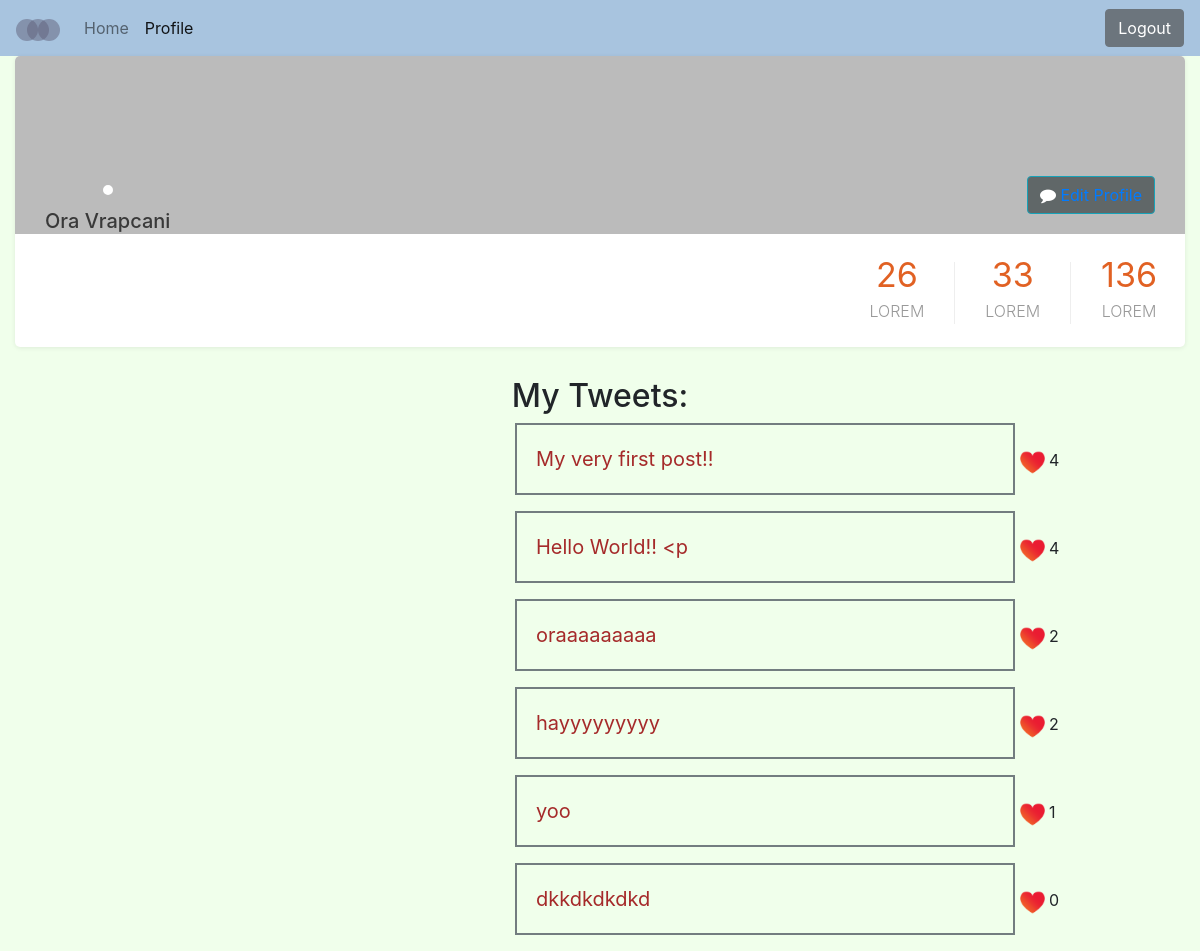
The page /user_profile/2 on the database its author committed.
### daily_tweet/models.py (models this page shows)
class User(models.Model):
    first_name = models.CharField(max_length=255)
    last_name = models.CharField(max_length=255)
    email = models.CharField(max_length=255)
    password = models.CharField(max_length=255)
    created_at = models.DateTimeField(auto_now_add=True)
    updated_at = models.DateTimeField(auto_now=True)
    objects = UserManager()

class Wall_Message(models.Model):
    message = models.CharField(max_length=255)
    poster = models.ForeignKey(User, related_name='user_messages', on_delete=models.CASCADE)
    user_likes = models.ManyToManyField(User, related_name='liked_posts')

### daily_tweet/views.py (the view)
# urls.py: path('user_profile/<int:id>', views.profile),
def profile(request, id):
    context = {
        'logged1': User.objects.get(id=id),
        'user': User.objects.get(id=id)
    }
    return render(request, 'profile.html', context)

### daily_tweet/templates/profile.html (shortened to what this page needs)
<!DOCTYPE html>
<html lang="en">
<head>
    {% load static %}
    <link href="https://maxcdn.bootstrapcdn.com/font-awesome/4.7.0/css/font-awesome.min.css" rel="stylesheet">
    <link rel="stylesheet" href="https://stackpath.bootstrapcdn.com/bootstrap/4.1.3/css/bootstrap.min.css"
>
    <link rel="stylesheet" href="{% static 'style4.css' %}" />
</head>
<body>
    <nav class="navbar navbar-expand-lg navbar-light bg-light">
        <a class="navbar-brand" href="#"><img src="{% static 'img/logo.svg' %}"></a>
        <div class="collapse navbar-collapse" id="navbarTogglerDemo02">
            <ul class="navbar-nav mr-auto mt-2 mt-lg-0">
                <li class="nav-item">
                    <a class="nav-link" href="/success">Home</a>
                </li>
                <li class="nav-item active">
                    <a class="nav-link" href="#">Profile <span class="sr-only">(current)</span></a>
                </li>
            </ul>
            <button type="button" class="btn btn-secondary"><a href="/log_out">Logout</a></button>
        </div>
    </nav>
    <div class="container">
        <div class="col-lg-15">
            <div class="panel profile-cover">
                <div class="profile-cover__img">
                    <img src="https://bootdey.com/img/Content/avatar/avatar6.png" alt="" />
                    <h3 class="h3">{{logged1.first_name}} {{logged1.last_name}}</h3>
                </div>
                <div class="profile-cover__action bg--img" data-overlay="0.3">
                    <button class="btn btn-rounded btn-info">
                        <i class="fa fa-comment"></i>
                        <span><a href="/edit_profile/{{user.id}}">Edit Profile</a></span>
                    </button>
                </div>
                <div class="profile-cover__info">
                    <ul class="nav">
                        <li><strong>26</strong>lorem</li>
                        <li><strong>33</strong>lorem</li>
                        <li><strong>136</strong>lorem</li>
                    </ul>
                </div>
            </div>
        </div>
        <h2>My Tweets:</h2>
        {% for post in user.user_messages.all %}
        <p class="ww">{{post.message}}</p>
        <img id="heart" src="{% static 'img/unnamed.png' %}"></a>
        {{ post.user_likes.count }}
        {% endfor %}
    </div>
</body>
</html>

### daily_tweet/static/style4.css (style rules this page uses)
body { background:#f0ffeb; }
.bg-light { background-color: #a8c4df!important; }
.profile-cover { position: relative; z-index: 0; }
@media (min-width: 1200px) { .container { max-width: 2140px; } }
.panel { margin-bottom: 30px; color: #696969; background-color: #fff; border-radius: 5px; box-shadow: 0 1px 5px rgba(0, 0, 0, 0.08); }
.profile-cover__action { display: -ms-flexbox; display: -webkit-box; display: flex; padding: 120px 30px 10px 153px; border-radius: 5px 5px 0 0; -ms-flex-wrap: wrap; flex-wrap: wrap; -ms-flex-pack: end; -webkit-box-pack: end; justify-content: flex-end; overflow: hidden; background-color: #bbbbbb; background-size: cover; }
.profile-cover__action > .btn { margin-left: 10px; margin-bottom: 10px; }
.profile-cover__img { position: absolute; top: 120px; left: 30px; text-align: center; z-index: 1; }
.profile-cover__img > img { max-width: 120px; border: 5px solid #fff; border-radius: 50%; }
.profile-cover__img > .h3 { color: #393939; font-size: 20px; line-height: 30px; }
.profile-cover__img > img + .h3 { margin-top: 6px; }
.profile-cover__info .nav { margin-right: 28px; padding: 15px 0 10px 170px; color: #999; font-size: 16px; line-height: 26px; font-weight: 300; text-align: center; text-transform: uppercase; -ms-flex-pack: end; -webkit-box-pack: end; justify-content: flex-end; }
.profile-cover__info .nav li { margin-top: 13px; margin-bottom: 13px; }
.profile-cover__info .nav li:not(:first-child) { margin-left: 30px; padding-left: 30px; border-left: 1px solid #eee; }
.profile-cover__info .nav strong { display: block; margin-bottom: 10px; color: #e16123; font-size: 34px; }
@media (min-width: 481px) { .profile-cover__action > .btn { min-width: 125px; } }
@media (min-width: 481px) { .profile-cover__action > .btn > span { display: inline-block; } }
.btn-info { color: white; background-color: #606768; }
.btn-secondary { color: #fff; background-color: #6c757d; border-color: #6c757d; }
.btn-secondary a { color: white; }
.ww { border: 2px solid #737d80; width: 500px; padding: 19px; margin-left: 500px; font-size: 20px; color: brown; font-weight: 400; display: inline-block; }
h2 { text-align: center; }
#heart { width: 25px; display: inline-block; }

### rows shown on the page
User: first_name "Ora", last_name "Vrapcani"
Wall_Message: message "My very first post!!", user_likes.count "4"
Wall_Message: message "Hello World!! <p", user_likes.count "4"
Wall_Message: message "oraaaaaaaaa", user_likes.count "2"
Wall_Message: message "hayyyyyyyyy", user_likes.count "2"
Wall_Message: message "yoo", user_likes.count "1"
Wall_Message: message "dkkdkdkdkd", user_likes.count "0"
